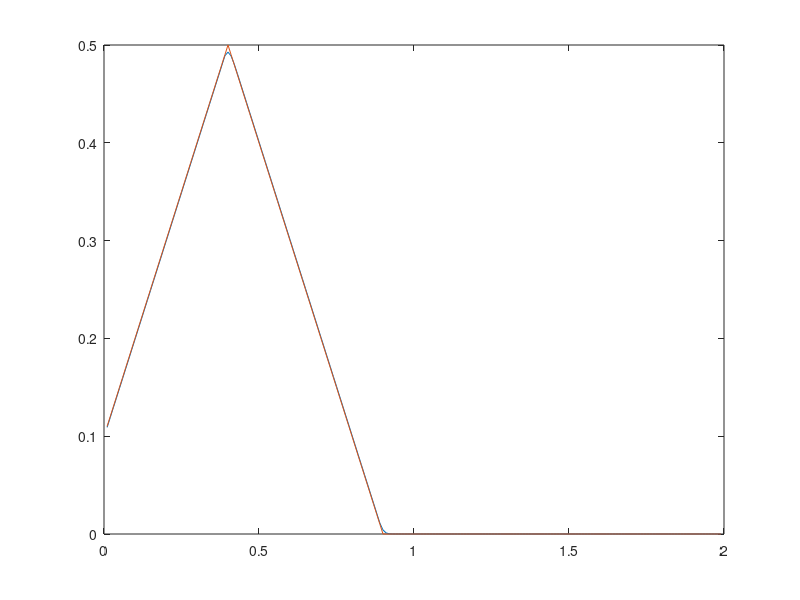

MATLAB code for this plot:
% Backward moving wave

a = -1;
x0 = 0; xf = 2;
N = 200;
h = (xf-x0)/N; 

t0 = 0; tf = 0.1;
k = 0.9*h/abs(a);
M = fix((tf-t0)/k);

u0 = zeros(N-1,1);
x = x0+h:h:xf-h;

for j=1:N-1
    if(x(j) < 0)
        u0(j) = 0;
    elseif(0 <= x(j) && x(j) < 0.5)
        u0(j) = x(j);
    elseif(0.5 <= x(j) && x(j) < 1)
        u0(j) = 1-x(j);
    elseif(x(j) >= 1)
        u0(j) = 0;
    end
end

mu = k/h;
u = zeros(N-1,1);
for p=1:M
    for j=1:N-2
        u(j) = u0(j) - a*mu*(u0(j+1)-u0(j));
    end
    u(N-1) = u0(N-1) - a*mu*(-u0(N-1));
    
    u0 = u;
end
ue = zeros(N-1,1);
for j=1:N-1
    if(x(j)-a*tf < 0)
        ue(j) = 0;
    elseif(0 <= x(j)-a*tf && x(j)-a*tf < 0.5)
        ue(j) = x(j)-a*tf;
    elseif(0.5 <= x(j)-a*tf && x(j)-a*tf < 1)
        ue(j) = 1-x(j)+a*tf;
    elseif(x(j)-a*tf >= 0)
        ue(j) = 0;
    end
end

plot(x,u,x,ue)